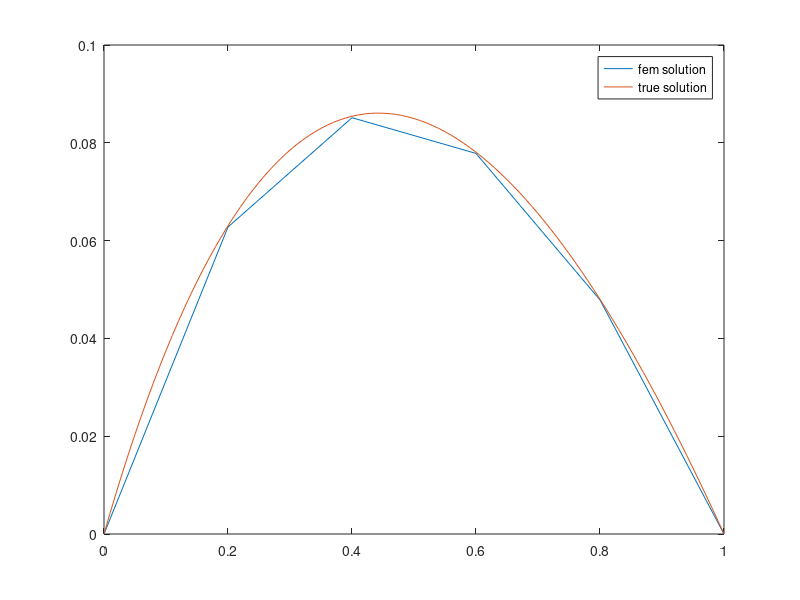

The MATLAB source for this figure:
% % Solves -d/dx((1+x)du/dx) =1   u(0)=u(1)=0 using piecewise linear FEM
% Compares to the true solution
N = input('size of fem subspace  ');
% use uniform grid
h = 1/(N);
x=linspace(0,1,N+1)';
k=(1+x);
% build stiffness matrix (the Gram matrix with respect to energy inner product)
K=zeros(N-1,N-1);
for ii=1:N-1 
 K(ii,ii)=2*(ii*h+1)/h; 
end 
% Here is the loop that computes the subdiagonal and super diagonal. Recall that K is symmetric, which 
% means that we do not need to compute the subdiagonal once we have the superdiagonal: 
for ii=1:N-2 
  K(ii,ii+1)= -(h+2*(ii*h)+2)/(2*h);  
  K(ii+1,ii)=K(ii,ii+1); 
end 
 K
% right hand side
f=zeros(N-1,1);
f=f+h;
% solve for unknown coefficients of solutions
u=K\f;
% coefficients are just the nodal values of the solution, can plot directly
xnodes=0:h:1;
% add on the zero boundary values
u= [ 0 ; u ; 0];
% plot true solution on a fine grid so it looks smooth
finex=0:0.01:1;
plot(xnodes,u,finex,log(1+finex)./log(2)-finex);
legend('fem solution', 'true solution');
